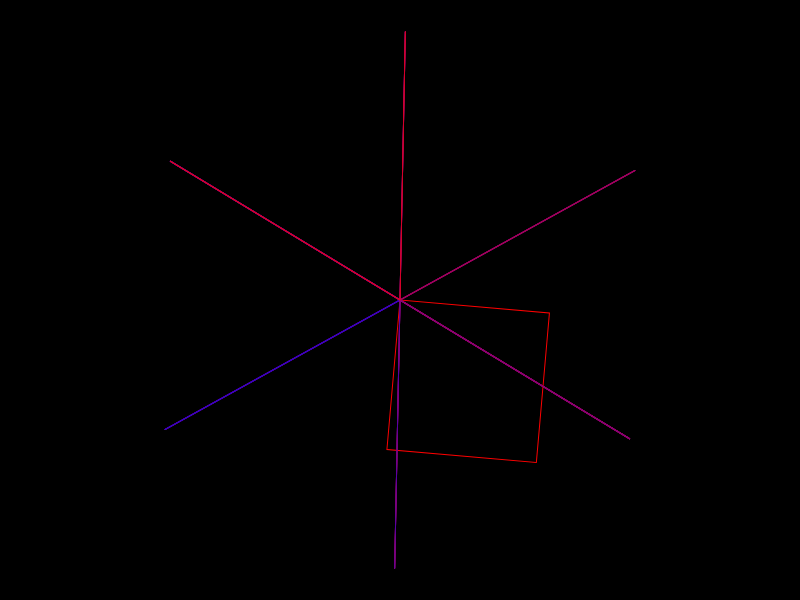
Frame 1 (no input)
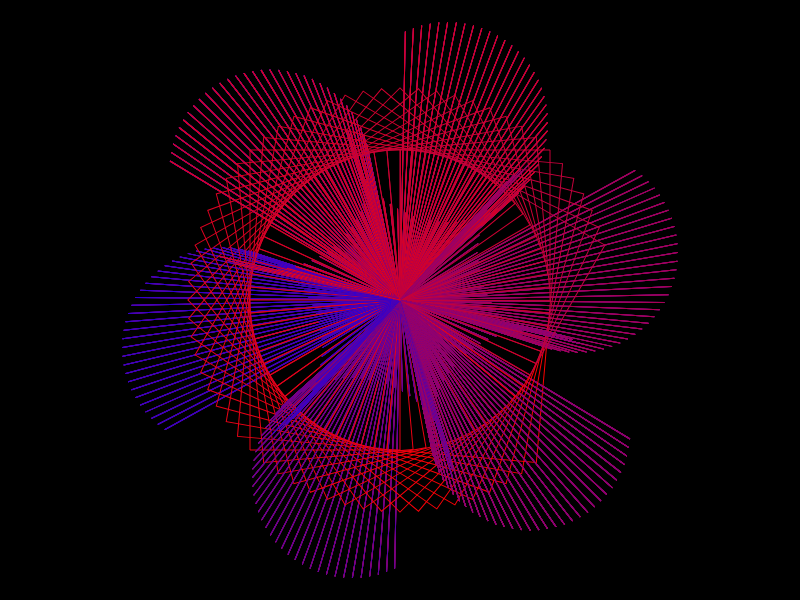
Frame 60 (no input)
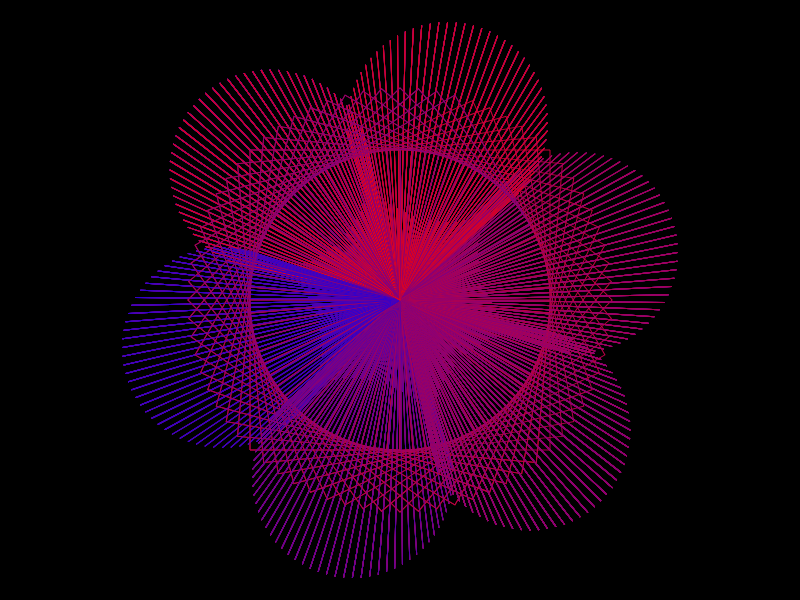
Frame 120 (the mouse pressed at the canvas centre since frame 60)

The p5.js sketch that drew these frames (run headless with seeded random() and noise() and a simulated clock; from frame 60 on, the mouse is pressed at the canvas centre):

// p5.js sketch
// ── sketch.js
var ang;
var col;


function setup() {
  createCanvas(800,600);
  angleMode(DEGREES);
  frameRate(24);
  background(0);
  colorMode(RGB);
}

function draw() {
  translate(width/2,height/2);
  
   from = color(0,0,255);
   to = color(255,0,0);


  push();
  rotate(frameCount*5);
  noFill();
  stroke(lerpColor(to,from, (frameCount%240)/240));
  rect(0, 0, 150, 150);
  pop();

    for(ang=0;ang<360;ang+=60)
    {
      for(var i=0;i<=1; i+=1/6){
        
        col=(lerpColor(from, to, i));
        
        wheel(ang,col);
      }
    }

}

function wheel(ang,col){
  rotate(ang);
 stroke(col);
  line(0,0,100*cos(frameCount*5)+130,100*sin(frameCount*5)+130);
  
}
